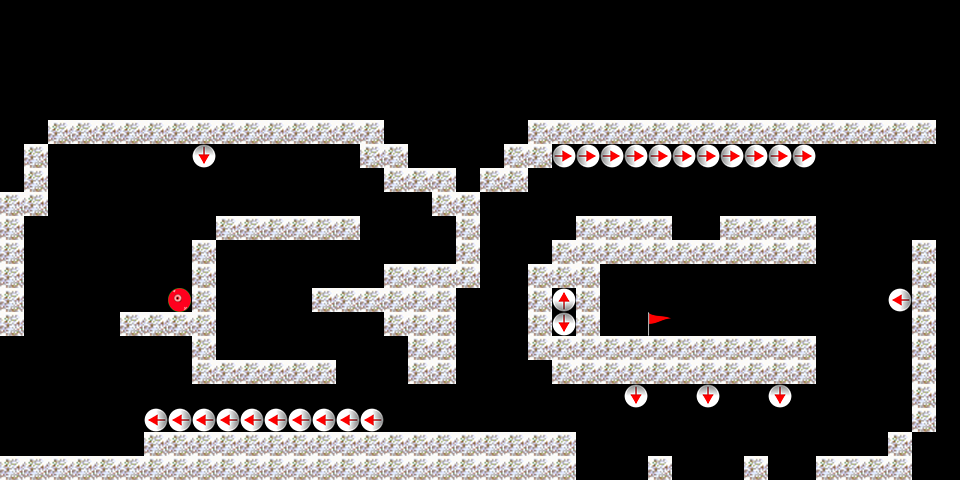

This is a level from a 2D game, rendered from its Tiled map with the project's own tilesets. A one-line summary and the map file follow, with tile-layer data summarised:
An orthogonal 40x20 tile map with 24x24 px tiles, 2 tile layers (Terrain, CollisionObj), 2 tilesets.

<map version="1.0" orientation="orthogonal" renderorder="right-down" width="40" height="20" tilewidth="24" tileheight="24" nextobjectid="12">
 <tileset firstgid="1" source="terrain.tsx" />
 <tileset firstgid="17" name="objects" tilewidth="24" tileheight="24" tilecount="10" columns="10">
  <image source="object.png" width="240" height="24" />
  <tile id="0">
   <properties>
    <property name="animation" value="h.png" />
    <property name="animationCount" value="2" />
    <property name="category" value="2" />
   </properties>
  </tile>
  <tile id="1">
   <properties>
    <property name="category" value="4" />
   </properties>
  </tile>
  <tile id="2">
   <properties>
    <property name="category" value="8" />
   </properties>
  </tile>
  <tile id="3">
   <properties>
    <property name="category" value="16" />
   </properties>
  </tile>
  <tile id="4">
   <properties>
    <property name="category" value="32" />
   </properties>
  </tile>
  <tile id="5">
   <properties>
    <property name="category" type="int" value="44" />
   </properties>
  </tile>
  <tile id="6">
   <properties>
    <property name="category" type="int" value="64" />
   </properties>
  </tile>
  <tile id="7">
   <properties>
    <property name="category" type="int" value="66" />
   </properties>
  </tile>
  <tile id="8">
   <properties>
    <property name="category" type="int" value="22" />
   </properties>
  </tile>
  <tile id="9">
   <properties>
    <property name="category" type="int" value="66" />
   </properties>
  </tile>
 </tileset>
 <layer name="Terrain" width="40" height="20">
  <data>[800 cells, 196 non-empty, 1 distinct tile ids]</data>
 </layer>
 <layer name="CollisionObj" width="40" height="20">
  <data>[800 cells, 30 non-empty, 6 distinct tile ids]</data>
 </layer>
</map>
